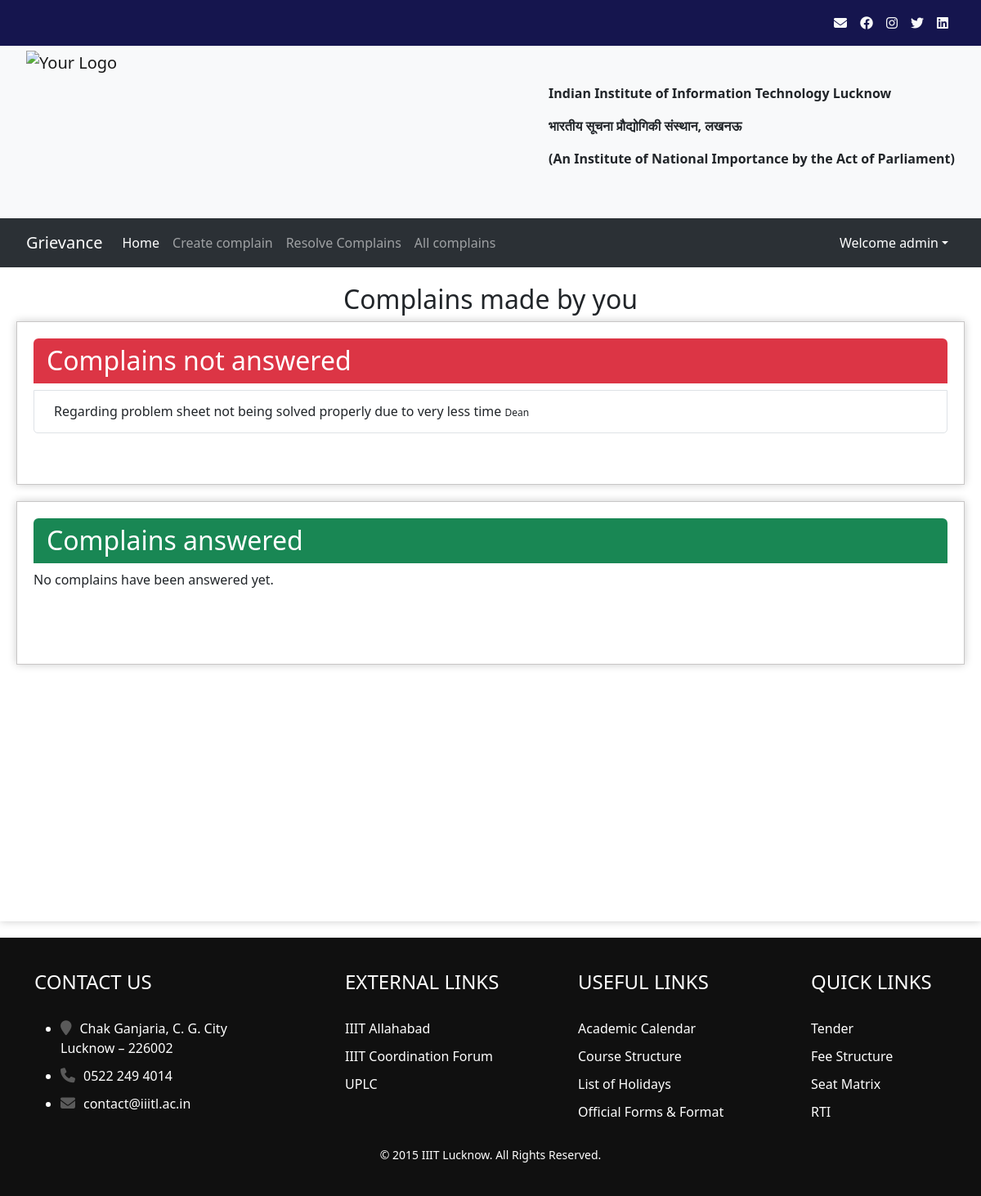
Screenshot of / (signed in) with the database file from the repository.
### complainapp/models.py (models this page shows, shortened)
class Complain(models.Model):
    id = models.AutoField
    heading = models.CharField(max_length=300)
    description = models.TextField()
    registered_by = models.ForeignKey(Profile, on_delete=models.CASCADE)
    registered_to = models.ForeignKey('Designation', on_delete=models.CASCADE)
    registered_date = models.DateField(default=now, db_index=True)
    response_date = models.DateField(default=datetime.utcnow() + timedelta(days=2))
    completed = models.BooleanField(default=False)
    likes = models.ManyToManyField(User,related_name="postlike", blank=True, db_index=True)

class Designation(models.Model):
    id = models.AutoField
    name = models.CharField(max_length=100)
    description = models.CharField(max_length=500)
    parent = models.ForeignKey('self', blank=True, default=" ", null=True, on_delete=models.CASCADE)
    designation_holder = models.ForeignKey(Profile, on_delete=models.CASCADE, related_name='designation_holder')
    def __str__(self):
        return self.name

### complainapp/views.py (the view)
# urls.py: path('', views.index, name='index'),
def index(request):
    check_escalation()
    if (request.user.is_authenticated):
        profile = Profile.objects.get(user=request.user)
        answered_complains = Complain.objects.filter(registered_by=profile, completed=True)
        unanswered_complains = Complain.objects.filter(registered_by=profile, completed=False)
        reopencomplainform = ReopenComplainForm()
        escalatecomplainform = EscalateComplainForm()
        return render(request, 'complainapp/index.html', {'answered_complains': answered_complains,
                                                          'unanswered_complains': unanswered_complains,
                                                          'reopencomplainform': reopencomplainform,
                                                          'escalatecomplainform': escalatecomplainform})
    else:
        signupform = SignupForm()
        loginform = LoginForm()
        return render(request, "complainapp/authentication.html", {'signupform': signupform, 'loginform': loginform})

### complainapp/context_processors.py (called while the page is built)
def has_designation(request):
    user = request.user
    if user.is_superuser:
        return {'has_designation': True}
    has_designation = False
    if user.is_authenticated:
        has_designation = Profile.objects.get(user=user).designation_holder.exists()
    return {'has_designation': has_designation}

### complainapp/templatetags/urlactive.py (called while the page is built)
@register.simple_tag(takes_context=True)
def navactive(context, url):
    if context['request'].path == reverse(url):
        return 'active'
    return ''

### complainapp/views.py (called while the page is built, shortened)
def check_escalation():
    current_date = timezone.datetime.now()
    complains = Complain.objects.filter(
        completed=False,
        response_date__lte=current_date,
        registered_to__parent__isnull=False
    )

### templates/complainapp/index.html (shortened to what this page needs)
{% extends 'complainapp/basic.html' %}
{% load static %}
{% block style %}
<link rel="stylesheet" href="{% static '/css/complainapp/index.css' %}">
{% endblock style %}
{% block body %}
{% if user.is_authenticated %}
<div class="content-enclosure">
    <h2 class='text-center'> Complains made by you </h2>
    <div class="complains2" style="min-height:200px">
        <h2 class="bg-danger text-white rounded-top rounded-top px-3 py-2">Complains not answered</h2>
        <div class="list-group complain-list" style="border-radius:0px 0px 5px 5px">
            {% for complain in unanswered_complains %}
            <div class="list-group-item list-group-item-action complain-class" aria-current="true">
                <h6 class="complain-subject m-2">{{ complain.heading }}
                    <small style="font-size: 12px">{{complain.registered_to}}</small>
                </h6>
            </div>
            {% empty %}
            <p>All complains have been answered.</p>
            {% endfor %}
        </div>
    </div>
    <div class="complains1" style="min-height:200px">
        <h2 class="bg-success text-white rounded-top px-3 py-2">Complains answered</h2>
        <div class="list-group complain-list" style="border-radius:0px 0px 5px 5px">
            {% for complain in answered_complains %}
            <div class="list-group-item list-group-item-action complain-class" aria-current="true">
                <div class="complain-subject m-2">{{ complain.heading }}
                    <small style="font-size: 12px">{{complain.registered_to}}</small>
                </div>
                <div class="complain-desc m-2">
                    <p>{{ complain.description|safe }}</p>
                    <div class="m-2">
                        <button class="btn btn-warning">Reopen Complain</button>
                        <button class="btn btn-danger">Escalate Complain</button>
                        <form method="post" class="reopen-complain-form" action="{% url 'reopenComplain'%}" style="display: inline-block;">
                            {% csrf_token %}
                            <input type="hidden" name="complain_id" value="{{complain.id}}">
                            {{ reopencomplainform.as_p }}
                            <button type="submit" class="btn btn-warning">Reopen Complain</button>
                        </form>
                        <form method="post" class="escalate-complain-form" action="{% url 'escalateComplain' %}" style="display: inline-block;">
                            {% csrf_token %}
                            <input type="hidden" name="complain_id" value="{{complain.id}}">
                            {{ escalatecomplainform.as_p }}
                            <button type="submit" class="btn btn-danger">Escalate Complain</button>
                        </form>
                    </div>
                </div>
                {% comment %} create a two buttons, reopen complain and escalate complain {% endcomment %}
            </div>
            {% empty %}
            <p>No complains have been answered yet.</p>
            {% endfor %}
        </div>
    </div>
</div>
{% endif %}
{% endblock body %}

### templates/complainapp/basic.html (shortened to what this page needs)
<!doctype html>
<html lang="en">
{% load static %}
{% load urlactive %}
<head>
  {% block style %}{% endblock style %}
  <link rel="stylesheet" href="https://cdnjs.cloudflare.com/ajax/libs/font-awesome/6.4.0/css/all.min.css">
  <link rel="stylesheet" href="https://cdnjs.cloudflare.com/ajax/libs/bootstrap/5.1.3/css/bootstrap.min.css">
  <link href="https://cdn.jsdelivr.net/npm/bootstrap@5.3.0-alpha2/dist/css/bootstrap.min.css" rel="stylesheet">
  <link rel="stylesheet" href="{% static '/css/complainapp/basic.css' %}">
</head>
<body>
  <nav class="navbar navbar-expand-lg navbar-custom" style="padding-right:20px; background-color: rgb(21, 21, 78);">
    <div class="container-fluid" >
      <div class="collapse navbar-collapse" id="navbarNav">
        <ul class="navbar-nav ms-auto">
          <li class="nav-item temp">
            <a class="nav-link text-light" href="https://mail.google.com/a/iiitl.ac.in" target="_blank"><b><i class="fa fa-envelope"></i></b></a>
          </li>
          <li class="nav-item temp">
            <a class="nav-link text-light" href="https://www.facebook.com/Indian-Institute-of-Information-Technology-Lucknow-IIITL-101698791377071" target="_blank"><i class="fa-brands fa-facebook"></i></a>
          </li>
          <li class="nav-item temp">
            <a class="nav-link text-light" href="https://www.instagram.com/iiitlucknow/" target="_blank"><b><i class="fa-brands fa-instagram"></b></i></a>
          </li>
          <li class="nav-item temp">
            <a class="nav-link text-light" href="https://twitter.com/iiit_lucknow" target="_blank"><i class="fa-brands fa-twitter"></i></a>
            </li>
          <li class="nav-item temp">
            <a class="nav-link text-light" href="https://www.linkedin.com/school/iiitl/" target="_blank"><i class="fa-brands fa-linkedin"></i></a>
          </li>
        </ul>
      </div>
    </div>
  </nav>
  <nav class="navbar navbar-expand-lg navbar-light bg-light" style="padding: 0px 20px;">
    <div class="container-fluid">
      <a class="navbar-brand" href="#">
        <img src="https://iiitl.ac.in/wp-content/uploads/2019/10/Final_Logo_IIITL-800x718.png" alt="Your Logo" width="200" height="200" class="d-inline-block align-text-top me-2 object-fit-scale">
      </a>
      <div class="collapse navbar-collapse" id="navbarNav">
        <ul class="navbar-nav ms-auto flex-column" >
          <li class="nav-item">
            <p><b>Indian Institute of Information Technology Lucknow</b></p>
          </li>
          <li class="nav-item">
            <p><b>भारतीय सूचना प्रौद्योगिकी संस्थान, लखनऊ</b></p>
          </li>
          <li>
            <p><b>(An Institute of National Importance by the Act of Parliament)</b> </p>
            </li>
      </div>
    </div>
  </nav>
  <nav class="navbar navbar-expand-lg bg-body-tertiary" data-bs-theme="dark" style="padding:10px 20px;">
    <div class="container-fluid">
      <a class="navbar-brand" href="{% url 'index' %}">Grievance</a>
      <div class="collapse navbar-collapse" id="navbarSupportedContent">
        <ul class="navbar-nav me-auto mb-2 mb-lg-0" id="nav-options">
          {% if user.is_authenticated %}
          <li class="nav-item"> <a class="nav-link {% navactive 'index' %} " aria-current="page" href="{% url 'index' %}">Home</a></li>
          <li class="nav-item"> <a class="nav-link {% navactive 'createComplain' %}" href="{% url 'createComplain' %}">Create complain</a> </li>
          {% if has_designation %}
          <li class="nav-item"><a class="nav-link {% navactive 'respondComplain' %}" href="{% url 'respondComplain' %}">Resolve Complains</a></li>
          {% endif %}
          <li class="nav-item"><a class="nav-link {% navactive 'allcomplain' %}" href="{% url 'allcomplain' %}">All complains</a></li>
          {% endif %}
        </ul>
        <div class="d-flex">
          <div class="collapse navbar-collapse" id="navbarSupportedContent">
            {% if user.is_authenticated  %}
            <ul class="navbar-nav mr-2">
              <li class="nav-item dropdown">
                <a class="nav-link dropdown-toggle text-white dropdown-toggle" id="navbarDropdown" role="button" data-bs-toggle="dropdown" aria-expanded="false">
                  Welcome {{request.user}}</a>
                    </li>
                    </ul>
            {% endif %}
          </div>
        </div>
      </div>
    </div>
  </nav>
  <div class="body-content">
    {% block body %}{% endblock body %}
  </div>
  <div class="container">
    <footer>
      <div class="footer">
        <div class="container">
          <div class="row">
            <div class="col-md-4">
              <h3>Contact Us</h3>
              <ul class="contact">
                <li><i class="fa fa-map-marker"></i>Chak Ganjaria, C. G. City<br> Lucknow – 226002</li>
                <li><i class="fa fa-phone"></i>0522 249 4014</li>
                <li><i class="fa fa-envelope"></i>contact@iiitl.ac.in</li>
              </ul>
            </div>
            <div class="col-md-3">
              <h3>External Links</h3>
              <ul class="links">
                <li><a href="http://www.iiita.ac.in/">IIIT Allahabad</a></li>
                <li><a href="#">IIIT Coordination Forum</a></li>
                <li><a href="#">UPLC</a></li>
              </ul>
            </div>
            <div class="col-md-3">
              <h3>Useful Links</h3>
              <ul class="links">
                <li><a href="#">Academic Calendar</a></li>
                <li><a href="#">Course Structure</a></li>
                <li><a href="#">List of Holidays</a></li>
                <li><a href="#">Official Forms &amp; Format</a></li>
              </ul>
            </div>
            <div class="col-md-2">
              <h3>Quick Links</h3>
              <ul class="links">
                <li><a href="#">Tender</a></li>
                <li><a href="#">Fee Structure</a></li>
                <li><a href="#">Seat Matrix</a></li>
                <li><a href="#">RTI</a></li>
              </ul>
            </div>
          </div>
          <div class="row">
            <div class="col-md-12 text-center">
              <p>© 2015 IIIT Lucknow. All Rights Reserved.</p>
            </div>
          </div>
        </div>
      </div>
    </footer>
  </div>
</body>
</html>

### static/css/complainapp/basic.css (style rules this page uses)
.body-content { background-color: #fff; padding: 20px; width: 100%; max-width: 100%; min-height: 100vh; box-shadow: 0 0 10px rgba(0, 0, 0, 0.2); margin-bottom: 20px; }
.navbar-custom { background-color: rgb(93, 93, 228); }
.navbar-custom .navbar-nav .nav-link { color: dark; }
.complains1 { background-color: #fff; padding: 20px; width: 100%; max-width: 100%; min-height: 100vh; box-shadow: 0 0 10px rgba(0, 0, 0, 0.2); margin-bottom: 20px; border: 1px solid #c8c6c6; }
.complains2 { background-color: #fff; padding: 20px; width: 100%; max-width: 100%; min-height: 100vh; box-shadow: 0 0 10px rgba(0, 0, 0, 0.2); margin-bottom: 20px; border: 1px solid #c8c6c6; }
.footer { margin: 0; padding: 40px 0; background-color: #101010; color: #ffffff; position: absolute; left:0; right: 0; width: 100%; }
.footer h3 { color: #ffffff; font-size: 24px; font-weight: 400; margin-bottom: 30px; text-transform: uppercase; }
.footer p { font-size: 14px; margin-top: 20px; margin-bottom: 0; }
.footer a { color: #ffffff; text-decoration: none; }
.footer ul.contact li { margin-bottom: 10px; }
.footer ul.contact li i { margin-right: 10px; color: #5a5a5a; font-size: 18px; }
.footer ul.links { list-style: none; margin: 0; padding: 0; }
.footer ul.links li { margin-bottom: 10px; }
.footer ul.links li a { color: #ffffff; font-weight: 300; }

### rows the page displays
Complain: heading "Regarding problem sheet not being solved properly due to very less time", registered_to "Dean"

### other values shown
{{ request.user }} "admin"
